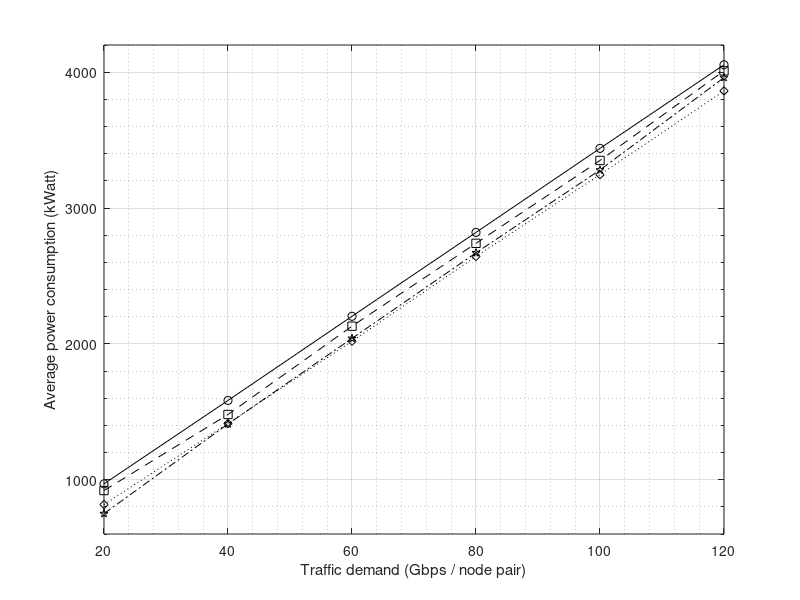

This chart was generated by the following MATLAB code:
% ComparePower24nodes.m

dDeli = [20, 969.218; 40, 1583.190; 60, 2202.723; 80, 2820.248; 100, 3439.008; 120, 4054.384]
dST = [20, 920.000; 40, 1480.000; 60, 2130.000; 80, 2740.000; 100, 3350.000; 120, 4010.000]
mDeli = [20, 816.805; 40, 1413.547; 60, 2019.022; 80, 2643.180; 100, 3245.627; 120, 3862.240]
mST = [20, 750.000; 40, 1410.000; 60, 2040.000; 80, 2670.000; 100, 3280.000; 120, 3960.000]

dDeliY = dDeli(:, 2)
dSTY = dST(:, 2)
mDeliY = mDeli(:, 2)
mSTY = mST(:, 2)

x = [1, 2, 3, 4, 5, 6];  % x-axis data points

labels = {"20","40","60","80","100","120"};

plot(x, dDeliY, 'k-o', x, dSTY, 'k--s', x, mDeliY, 'k:d', x, mSTY, 'k-.p' );

xlim([1, 6]);

minA = min(dDeliY)
minB = min(dSTY)
minC = min(mDeliY)
minD = min(mSTY)
a = min([minA, minB, minC, minD])

maxA = max(dDeliY)
maxB = max(dSTY)
maxC = max(mDeliY)
maxD = max(mSTY)
b = max([maxA, maxB, maxC, maxD])

#ylim([a-100, b+80])
ylim([600, 4200])

xticks([1 2 3 4 5 6]);

xticklabels(labels);

set(gca, 'YMinorTick', 'on'); % Turn on minor ticks
set(gca, 'YGrid', 'on');      % Enable grid for the y-axis
set(gca, 'YMinorGrid', 'on'); % Enable minor gridlines
grid on;

xlabel('Traffic demand (Gbps / node pair)');

ylabel('Average power consumption (kWatt)');

#title('Compare power consumption NSFnet N14L21');

%legend('Direct Bypass [our simulator]', 'Direct Bypass [Shen & Tucker]', 'Multi-hop Bypass [our simulator]', 'Multi-hop Bypass [Shen & Tucker]', 'Location', 'northwest');
